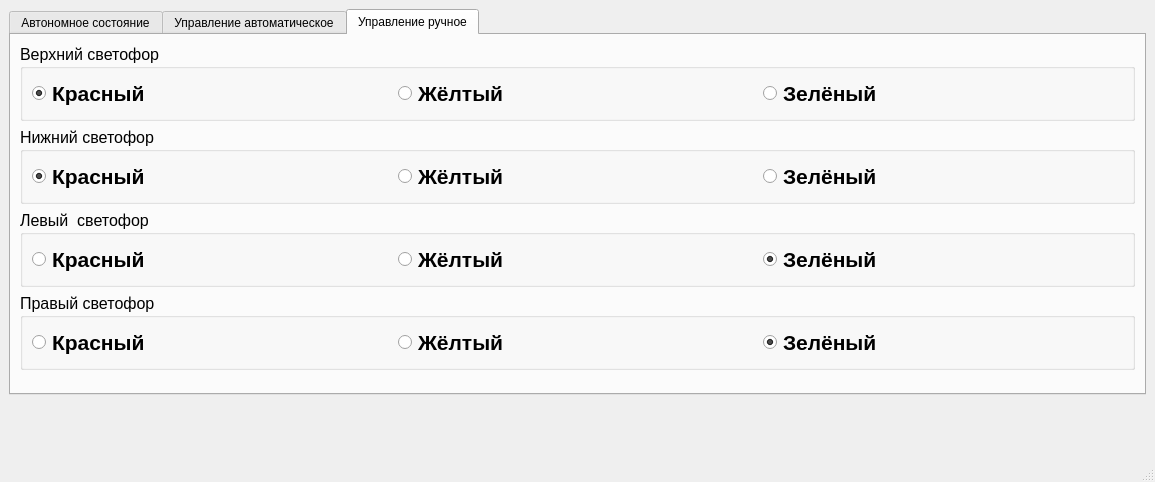
<?xml version="1.0" encoding="UTF-8"?>
<ui version="4.0">
 <class>MainWindow</class>
 <widget class="QMainWindow" name="MainWindow">
  <property name="geometry">
   <rect>
    <x>0</x>
    <y>0</y>
    <width>1155</width>
    <height>482</height>
   </rect>
  </property>
  <property name="windowTitle">
   <string>Pult</string>
  </property>
  <widget class="QWidget" name="centralwidget">
   <layout class="QVBoxLayout" name="verticalLayout_2">
    <item>
     <widget class="QTabWidget" name="tabWidgetModes">
      <property name="currentIndex">
       <number>2</number>
      </property>
      <widget class="QWidget" name="tabStandAlone">
       <attribute name="title">
        <string>Автономное состояние</string>
       </attribute>
      </widget>
      <widget class="QWidget" name="tabAuto">
       <attribute name="title">
        <string>Управление автоматическое</string>
       </attribute>
       <layout class="QVBoxLayout" name="verticalLayout">
        <item>
         <layout class="QVBoxLayout" name="verticalLayout_5">
          <item>
           <widget class="QWidget" name="wgtTimeGreen" native="true">
            <layout class="QHBoxLayout" name="horizontalLayout_2">
             <item>
              <widget class="QLabel" name="labelTimeGreen">
               <property name="font">
                <font>
                 <pointsize>12</pointsize>
                 <bold>true</bold>
                </font>
               </property>
               <property name="text">
                <string>&lt;html&gt;&lt;head/&gt;&lt;body&gt;&lt;p&gt;&lt;span style=&quot; color:#000000;&quot;&gt;Время зелёного цвета:&lt;/span&gt;&lt;/p&gt;&lt;/body&gt;&lt;/html&gt;</string>
               </property>
              </widget>
             </item>
             <item>
              <widget class="QLineEdit" name="lineEditTimeGreen">
               <property name="sizePolicy">
                <sizepolicy hsizetype="Fixed" vsizetype="Fixed">
                 <horstretch>0</horstretch>
                 <verstretch>0</verstretch>
                </sizepolicy>
               </property>
               <property name="minimumSize">
                <size>
                 <width>100</width>
                 <height>0</height>
                </size>
               </property>
               <property name="maximumSize">
                <size>
                 <width>100</width>
                 <height>16777215</height>
                </size>
               </property>
              </widget>
             </item>
             <item>
              <spacer name="horizontalSpacer_3">
               <property name="orientation">
                <enum>Qt::Orientation::Horizontal</enum>
               </property>
               <property name="sizeHint" stdset="0">
                <size>
                 <width>40</width>
                 <height>20</height>
                </size>
               </property>
              </spacer>
             </item>
            </layout>
           </widget>
          </item>
          <item>
           <widget class="QWidget" name="wgtTimeRed" native="true">
            <layout class="QHBoxLayout" name="horizontalLayout_3">
             <item>
              <widget class="QLabel" name="labelTimeRed">
               <property name="font">
                <font>
                 <pointsize>12</pointsize>
                 <bold>true</bold>
                </font>
               </property>
               <property name="text">
                <string>&lt;html&gt;&lt;head/&gt;&lt;body&gt;&lt;p&gt;&lt;span style=&quot; color:#000000;&quot;&gt;Время красного цвета:&lt;/span&gt;&lt;/p&gt;&lt;/body&gt;&lt;/html&gt;</string>
               </property>
              </widget>
             </item>
             <item>
              <widget class="QLineEdit" name="lineEditTimeRed">
               <property name="sizePolicy">
                <sizepolicy hsizetype="Fixed" vsizetype="Fixed">
                 <horstretch>0</horstretch>
                 <verstretch>0</verstretch>
                </sizepolicy>
               </property>
               <property name="minimumSize">
                <size>
                 <width>100</width>
                 <height>0</height>
                </size>
               </property>
               <property name="maximumSize">
                <size>
                 <width>100</width>
                 <height>16777215</height>
                </size>
               </property>
              </widget>
             </item>
             <item>
              <spacer name="horizontalSpacer_4">
               <property name="orientation">
                <enum>Qt::Orientation::Horizontal</enum>
               </property>
               <property name="sizeHint" stdset="0">
                <size>
                 <width>40</width>
                 <height>20</height>
                </size>
               </property>
              </spacer>
             </item>
            </layout>
           </widget>
          </item>
          <item>
           <widget class="QWidget" name="wgtTimeYellow" native="true">
            <layout class="QHBoxLayout" name="horizontalLayout_4">
             <item>
              <widget class="QLabel" name="labelTimeYellow">
               <property name="font">
                <font>
                 <pointsize>12</pointsize>
                 <bold>true</bold>
                </font>
               </property>
               <property name="text">
                <string>&lt;html&gt;&lt;head/&gt;&lt;body&gt;&lt;p&gt;&lt;span style=&quot; color:#000000;&quot;&gt;Время жёлтого цвета:&lt;/span&gt;&lt;/p&gt;&lt;/body&gt;&lt;/html&gt;</string>
               </property>
              </widget>
             </item>
             <item>
              <widget class="QLineEdit" name="lineEditTimeYellow">
               <property name="sizePolicy">
                <sizepolicy hsizetype="Fixed" vsizetype="Fixed">
                 <horstretch>0</horstretch>
                 <verstretch>0</verstretch>
                </sizepolicy>
               </property>
               <property name="minimumSize">
                <size>
                 <width>100</width>
                 <height>0</height>
                </size>
               </property>
               <property name="maximumSize">
                <size>
                 <width>100</width>
                 <height>16777215</height>
                </size>
               </property>
              </widget>
             </item>
             <item>
              <spacer name="horizontalSpacer_5">
               <property name="orientation">
                <enum>Qt::Orientation::Horizontal</enum>
               </property>
               <property name="sizeHint" stdset="0">
                <size>
                 <width>40</width>
                 <height>20</height>
                </size>
               </property>
              </spacer>
             </item>
            </layout>
           </widget>
          </item>
         </layout>
        </item>
        <item>
         <spacer name="verticalSpacer">
          <property name="orientation">
           <enum>Qt::Orientation::Vertical</enum>
          </property>
          <property name="sizeHint" stdset="0">
           <size>
            <width>20</width>
            <height>40</height>
           </size>
          </property>
         </spacer>
        </item>
       </layout>
      </widget>
      <widget class="QWidget" name="tabManual">
       <attribute name="title">
        <string>Управление ручное</string>
       </attribute>
       <layout class="QGridLayout" name="gridLayout">
        <item row="1" column="2">
         <widget class="QGroupBox" name="groupBoxLeftBottom">
          <property name="sizePolicy">
           <sizepolicy hsizetype="Preferred" vsizetype="Preferred">
            <horstretch>0</horstretch>
            <verstretch>0</verstretch>
           </sizepolicy>
          </property>
          <property name="font">
           <font>
            <pointsize>12</pointsize>
            <bold>false</bold>
           </font>
          </property>
          <property name="title">
           <string>Нижний светофор</string>
          </property>
          <layout class="QHBoxLayout" name="horizontalLayout_6">
           <item>
            <widget class="QRadioButton" name="radioButtonRedLeftBottom">
             <property name="sizePolicy">
              <sizepolicy hsizetype="Preferred" vsizetype="Fixed">
               <horstretch>0</horstretch>
               <verstretch>0</verstretch>
              </sizepolicy>
             </property>
             <property name="palette">
              <palette>
               <active>
                <colorrole role="WindowText">
                 <brush brushstyle="SolidPattern">
                  <color alpha="255">
                   <red>255</red>
                   <green>0</green>
                   <blue>0</blue>
                  </color>
                 </brush>
                </colorrole>
               </active>
               <inactive>
                <colorrole role="WindowText">
                 <brush brushstyle="SolidPattern">
                  <color alpha="255">
                   <red>0</red>
                   <green>0</green>
                   <blue>0</blue>
                  </color>
                 </brush>
                </colorrole>
               </inactive>
               <disabled>
                <colorrole role="WindowText">
                 <brush brushstyle="SolidPattern">
                  <color alpha="255">
                   <red>120</red>
                   <green>120</green>
                   <blue>120</blue>
                  </color>
                 </brush>
                </colorrole>
               </disabled>
              </palette>
             </property>
             <property name="font">
              <font>
               <pointsize>16</pointsize>
               <bold>true</bold>
              </font>
             </property>
             <property name="text">
              <string>Красный</string>
             </property>
             <property name="checked">
              <bool>true</bool>
             </property>
             <attribute name="buttonGroup">
              <string notr="true">buttonGroupLeftBottom</string>
             </attribute>
            </widget>
           </item>
           <item>
            <widget class="QRadioButton" name="radioButtonYellowLeftBottom">
             <property name="sizePolicy">
              <sizepolicy hsizetype="Preferred" vsizetype="Fixed">
               <horstretch>0</horstretch>
               <verstretch>0</verstretch>
              </sizepolicy>
             </property>
             <property name="palette">
              <palette>
               <active>
                <colorrole role="WindowText">
                 <brush brushstyle="SolidPattern">
                  <color alpha="255">
                   <red>223</red>
                   <green>223</green>
                   <blue>0</blue>
                  </color>
                 </brush>
                </colorrole>
               </active>
               <inactive>
                <colorrole role="WindowText">
                 <brush brushstyle="SolidPattern">
                  <color alpha="255">
                   <red>0</red>
                   <green>0</green>
                   <blue>0</blue>
                  </color>
                 </brush>
                </colorrole>
               </inactive>
               <disabled>
                <colorrole role="WindowText">
                 <brush brushstyle="SolidPattern">
                  <color alpha="255">
                   <red>120</red>
                   <green>120</green>
                   <blue>120</blue>
                  </color>
                 </brush>
                </colorrole>
               </disabled>
              </palette>
             </property>
             <property name="font">
              <font>
               <pointsize>16</pointsize>
               <bold>true</bold>
              </font>
             </property>
             <property name="text">
              <string>Жёлтый</string>
             </property>
             <attribute name="buttonGroup">
              <string notr="true">buttonGroupLeftBottom</string>
             </attribute>
            </widget>
           </item>
           <item>
            <widget class="QRadioButton" name="radioButtonGreenLeftBottom">
             <property name="palette">
              <palette>
               <active>
                <colorrole role="WindowText">
                 <brush brushstyle="SolidPattern">
                  <color alpha="255">
                   <red>0</red>
                   <green>170</green>
                   <blue>0</blue>
                  </color>
                 </brush>
                </colorrole>
               </active>
               <inactive>
                <colorrole role="WindowText">
                 <brush brushstyle="SolidPattern">
                  <color alpha="255">
                   <red>0</red>
                   <green>0</green>
                   <blue>0</blue>
                  </color>
                 </brush>
                </colorrole>
               </inactive>
               <disabled>
                <colorrole role="WindowText">
                 <brush brushstyle="SolidPattern">
                  <color alpha="255">
                   <red>120</red>
                   <green>120</green>
                   <blue>120</blue>
                  </color>
                 </brush>
                </colorrole>
               </disabled>
              </palette>
             </property>
             <property name="font">
              <font>
               <pointsize>16</pointsize>
               <bold>true</bold>
              </font>
             </property>
             <property name="text">
              <string>Зелёный</string>
             </property>
             <attribute name="buttonGroup">
              <string notr="true">buttonGroupLeftBottom</string>
             </attribute>
            </widget>
           </item>
          </layout>
         </widget>
        </item>
        <item row="0" column="2">
         <widget class="QGroupBox" name="groupBoxRightTop">
          <property name="font">
           <font>
            <pointsize>12</pointsize>
           </font>
          </property>
          <property name="title">
           <string>Верхний светофор</string>
          </property>
          <layout class="QHBoxLayout" name="horizontalLayout_7">
           <item>
            <widget class="QRadioButton" name="radioButtonRedRightTop">
             <property name="sizePolicy">
              <sizepolicy hsizetype="Preferred" vsizetype="Fixed">
               <horstretch>0</horstretch>
               <verstretch>0</verstretch>
              </sizepolicy>
             </property>
             <property name="palette">
              <palette>
               <active>
                <colorrole role="WindowText">
                 <brush brushstyle="SolidPattern">
                  <color alpha="255">
                   <red>255</red>
                   <green>0</green>
                   <blue>0</blue>
                  </color>
                 </brush>
                </colorrole>
               </active>
               <inactive>
                <colorrole role="WindowText">
                 <brush brushstyle="SolidPattern">
                  <color alpha="255">
                   <red>0</red>
                   <green>0</green>
                   <blue>0</blue>
                  </color>
                 </brush>
                </colorrole>
               </inactive>
               <disabled>
                <colorrole role="WindowText">
                 <brush brushstyle="SolidPattern">
                  <color alpha="255">
                   <red>120</red>
                   <green>120</green>
                   <blue>120</blue>
                  </color>
                 </brush>
                </colorrole>
               </disabled>
              </palette>
             </property>
             <property name="font">
              <font>
               <pointsize>16</pointsize>
               <bold>true</bold>
              </font>
             </property>
             <property name="text">
              <string>Красный</string>
             </property>
             <property name="checked">
              <bool>true</bool>
             </property>
             <attribute name="buttonGroup">
              <string notr="true">buttonGroupRightTop</string>
             </attribute>
            </widget>
           </item>
           <item>
            <widget class="QRadioButton" name="radioButtonYellowRightTop">
             <property name="sizePolicy">
              <sizepolicy hsizetype="Preferred" vsizetype="Fixed">
               <horstretch>0</horstretch>
               <verstretch>0</verstretch>
              </sizepolicy>
             </property>
             <property name="palette">
              <palette>
               <active>
                <colorrole role="WindowText">
                 <brush brushstyle="SolidPattern">
                  <color alpha="255">
                   <red>223</red>
                   <green>223</green>
                   <blue>0</blue>
                  </color>
                 </brush>
                </colorrole>
               </active>
               <inactive>
                <colorrole role="WindowText">
                 <brush brushstyle="SolidPattern">
                  <color alpha="255">
                   <red>0</red>
                   <green>0</green>
                   <blue>0</blue>
                  </color>
                 </brush>
                </colorrole>
               </inactive>
               <disabled>
                <colorrole role="WindowText">
                 <brush brushstyle="SolidPattern">
                  <color alpha="255">
                   <red>120</red>
                   <green>120</green>
                   <blue>120</blue>
                  </color>
                 </brush>
                </colorrole>
               </disabled>
              </palette>
             </property>
             <property name="font">
              <font>
               <pointsize>16</pointsize>
               <bold>true</bold>
              </font>
             </property>
             <property name="text">
              <string>Жёлтый</string>
             </property>
             <attribute name="buttonGroup">
              <string notr="true">buttonGroupRightTop</string>
             </attribute>
            </widget>
           </item>
           <item>
            <widget class="QRadioButton" name="radioButtonGreenRightTop">
             <property name="sizePolicy">
              <sizepolicy hsizetype="Preferred" vsizetype="Fixed">
               <horstretch>0</horstretch>
               <verstretch>0</verstretch>
              </sizepolicy>
             </property>
             <property name="palette">
              <palette>
               <active>
                <colorrole role="WindowText">
                 <brush brushstyle="SolidPattern">
                  <color alpha="255">
                   <red>0</red>
                   <green>170</green>
                   <blue>0</blue>
                  </color>
                 </brush>
                </colorrole>
               </active>
               <inactive>
                <colorrole role="WindowText">
                 <brush brushstyle="SolidPattern">
                  <color alpha="255">
                   <red>0</red>
                   <green>0</green>
                   <blue>0</blue>
                  </color>
                 </brush>
                </colorrole>
               </inactive>
               <disabled>
                <colorrole role="WindowText">
                 <brush brushstyle="SolidPattern">
                  <color alpha="255">
                   <red>120</red>
                   <green>120</green>
                   <blue>120</blue>
                  </color>
                 </brush>
                </colorrole>
               </disabled>
              </palette>
             </property>
             <property name="font">
              <font>
               <pointsize>16</pointsize>
               <bold>true</bold>
              </font>
             </property>
             <property name="text">
              <string>Зелёный</string>
             </property>
             <attribute name="buttonGroup">
              <string notr="true">buttonGroupRightTop</string>
             </attribute>
            </widget>
           </item>
          </layout>
         </widget>
        </item>
        <item row="6" column="2">
         <spacer name="verticalSpacer_2">
          <property name="orientation">
           <enum>Qt::Orientation::Vertical</enum>
          </property>
          <property name="sizeHint" stdset="0">
           <size>
            <width>20</width>
            <height>40</height>
           </size>
          </property>
         </spacer>
        </item>
        <item row="4" column="2">
         <widget class="QGroupBox" name="groupBoxLeftTop">
          <property name="font">
           <font>
            <pointsize>12</pointsize>
           </font>
          </property>
          <property name="title">
           <string>Левый  светофор</string>
          </property>
          <layout class="QHBoxLayout" name="horizontalLayout_5">
           <item>
            <widget class="QRadioButton" name="radioButtonRedLeftTop">
             <property name="sizePolicy">
              <sizepolicy hsizetype="Preferred" vsizetype="Fixed">
               <horstretch>0</horstretch>
               <verstretch>0</verstretch>
              </sizepolicy>
             </property>
             <property name="palette">
              <palette>
               <active>
                <colorrole role="WindowText">
                 <brush brushstyle="SolidPattern">
                  <color alpha="255">
                   <red>255</red>
                   <green>0</green>
                   <blue>0</blue>
                  </color>
                 </brush>
                </colorrole>
               </active>
               <inactive>
                <colorrole role="WindowText">
                 <brush brushstyle="SolidPattern">
                  <color alpha="255">
                   <red>0</red>
                   <green>0</green>
                   <blue>0</blue>
                  </color>
                 </brush>
                </colorrole>
               </inactive>
               <disabled>
                <colorrole role="WindowText">
                 <brush brushstyle="SolidPattern">
                  <color alpha="255">
                   <red>120</red>
                   <green>120</green>
                   <blue>120</blue>
                  </color>
                 </brush>
                </colorrole>
               </disabled>
              </palette>
             </property>
             <property name="font">
              <font>
               <pointsize>16</pointsize>
               <bold>true</bold>
              </font>
             </property>
             <property name="text">
              <string>Красный</string>
             </property>
             <attribute name="buttonGroup">
              <string notr="true">buttonGroupLeftTop</string>
             </attribute>
            </widget>
           </item>
           <item>
            <widget class="QRadioButton" name="radioButtonYellowLeftTop">
             <property name="sizePolicy">
              <sizepolicy hsizetype="Preferred" vsizetype="Fixed">
               <horstretch>0</horstretch>
               <verstretch>0</verstretch>
              </sizepolicy>
             </property>
             <property name="palette">
              <palette>
               <active>
                <colorrole role="WindowText">
                 <brush brushstyle="SolidPattern">
                  <color alpha="255">
                   <red>223</red>
                   <green>223</green>
                   <blue>0</blue>
                  </color>
                 </brush>
                </colorrole>
               </active>
               <inactive>
                <colorrole role="WindowText">
                 <brush brushstyle="SolidPattern">
                  <color alpha="255">
                   <red>0</red>
                   <green>0</green>
                   <blue>0</blue>
                  </color>
                 </brush>
                </colorrole>
               </inactive>
               <disabled>
                <colorrole role="WindowText">
                 <brush brushstyle="SolidPattern">
                  <color alpha="255">
                   <red>120</red>
                   <green>120</green>
                   <blue>120</blue>
                  </color>
                 </brush>
                </colorrole>
               </disabled>
              </palette>
             </property>
             <property name="font">
              <font>
               <pointsize>16</pointsize>
               <bold>true</bold>
              </font>
             </property>
             <property name="text">
              <string>Жёлтый</string>
             </property>
             <attribute name="buttonGroup">
              <string notr="true">buttonGroupLeftTop</string>
             </attribute>
            </widget>
           </item>
           <item>
            <widget class="QRadioButton" name="radioButtonGreenLeftTop">
             <property name="sizePolicy">
              <sizepolicy hsizetype="Preferred" vsizetype="Fixed">
               <horstretch>0</horstretch>
               <verstretch>0</verstretch>
              </sizepolicy>
             </property>
             <property name="palette">
              <palette>
               <active>
                <colorrole role="WindowText">
                 <brush brushstyle="SolidPattern">
                  <color alpha="255">
                   <red>0</red>
                   <green>170</green>
                   <blue>0</blue>
                  </color>
                 </brush>
                </colorrole>
               </active>
               <inactive>
                <colorrole role="WindowText">
                 <brush brushstyle="SolidPattern">
                  <color alpha="255">
                   <red>0</red>
                   <green>0</green>
                   <blue>0</blue>
                  </color>
                 </brush>
                </colorrole>
               </inactive>
               <disabled>
                <colorrole role="WindowText">
                 <brush brushstyle="SolidPattern">
                  <color alpha="255">
                   <red>120</red>
                   <green>120</green>
                   <blue>120</blue>
                  </color>
                 </brush>
                </colorrole>
               </disabled>
              </palette>
             </property>
             <property name="font">
              <font>
               <pointsize>16</pointsize>
               <bold>true</bold>
              </font>
             </property>
             <property name="text">
              <string>Зелёный</string>
             </property>
             <property name="checked">
              <bool>true</bool>
             </property>
             <attribute name="buttonGroup">
              <string notr="true">buttonGroupLeftTop</string>
             </attribute>
            </widget>
           </item>
          </layout>
         </widget>
        </item>
        <item row="5" column="2">
         <widget class="QGroupBox" name="groupBoxRightBottom">
          <property name="font">
           <font>
            <pointsize>12</pointsize>
           </font>
          </property>
          <property name="title">
           <string>Правый светофор</string>
          </property>
          <layout class="QHBoxLayout" name="horizontalLayout_8">
           <item>
            <widget class="QRadioButton" name="radioButtonRedRightBottom">
             <property name="sizePolicy">
              <sizepolicy hsizetype="Preferred" vsizetype="Fixed">
               <horstretch>0</horstretch>
               <verstretch>0</verstretch>
              </sizepolicy>
             </property>
             <property name="palette">
              <palette>
               <active>
                <colorrole role="WindowText">
                 <brush brushstyle="SolidPattern">
                  <color alpha="255">
                   <red>255</red>
                   <green>0</green>
                   <blue>0</blue>
                  </color>
                 </brush>
                </colorrole>
               </active>
               <inactive>
                <colorrole role="WindowText">
                 <brush brushstyle="SolidPattern">
                  <color alpha="255">
                   <red>0</red>
                   <green>0</green>
                   <blue>0</blue>
                  </color>
                 </brush>
                </colorrole>
               </inactive>
               <disabled>
                <colorrole role="WindowText">
                 <brush brushstyle="SolidPattern">
                  <color alpha="255">
                   <red>120</red>
                   <green>120</green>
                   <blue>120</blue>
                  </color>
                 </brush>
                </colorrole>
               </disabled>
              </palette>
             </property>
             <property name="font">
              <font>
               <pointsize>16</pointsize>
               <bold>true</bold>
              </font>
             </property>
             <property name="text">
              <string>Красный</string>
             </property>
             <attribute name="buttonGroup">
              <string notr="true">buttonGroupRightBottom</string>
             </attribute>
            </widget>
           </item>
           <item>
            <widget class="QRadioButton" name="radioButtonYellowRightBottom">
             <property name="sizePolicy">
              <sizepolicy hsizetype="Preferred" vsizetype="Fixed">
               <horstretch>0</horstretch>
               <verstretch>0</verstretch>
              </sizepolicy>
             </property>
             <property name="palette">
              <palette>
               <active>
                <colorrole role="WindowText">
                 <brush brushstyle="SolidPattern">
                  <color alpha="255">
                   <red>223</red>
                   <green>223</green>
                   <blue>0</blue>
                  </color>
                 </brush>
                </colorrole>
               </active>
               <inactive>
                <colorrole role="WindowText">
                 <brush brushstyle="SolidPattern">
                  <color alpha="255">
                   <red>0</red>
                   <green>0</green>
                   <blue>0</blue>
                  </color>
                 </brush>
                </colorrole>
               </inactive>
               <disabled>
                <colorrole role="WindowText">
                 <brush brushstyle="SolidPattern">
                  <color alpha="255">
                   <red>120</red>
                   <green>120</green>
                   <blue>120</blue>
                  </color>
                 </brush>
                </colorrole>
               </disabled>
              </palette>
             </property>
             <property name="font">
              <font>
               <pointsize>16</pointsize>
               <bold>true</bold>
              </font>
             </property>
             <property name="text">
              <string>Жёлтый</string>
             </property>
             <attribute name="buttonGroup">
              <string notr="true">buttonGroupRightBottom</string>
             </attribute>
            </widget>
           </item>
           <item>
            <widget class="QRadioButton" name="radioButtonGreenRightBottom">
             <property name="sizePolicy">
              <sizepolicy hsizetype="Preferred" vsizetype="Fixed">
               <horstretch>0</horstretch>
               <verstretch>0</verstretch>
              </sizepolicy>
             </property>
             <property name="palette">
              <palette>
               <active>
                <colorrole role="WindowText">
                 <brush brushstyle="SolidPattern">
                  <color alpha="255">
                   <red>0</red>
                   <green>170</green>
                   <blue>0</blue>
                  </color>
                 </brush>
                </colorrole>
               </active>
               <inactive>
                <colorrole role="WindowText">
                 <brush brushstyle="SolidPattern">
                  <color alpha="255">
                   <red>0</red>
                   <green>0</green>
                   <blue>0</blue>
                  </color>
                 </brush>
                </colorrole>
               </inactive>
               <disabled>
                <colorrole role="WindowText">
                 <brush brushstyle="SolidPattern">
                  <color alpha="255">
                   <red>120</red>
                   <green>120</green>
                   <blue>120</blue>
                  </color>
                 </brush>
                </colorrole>
               </disabled>
              </palette>
             </property>
             <property name="font">
              <font>
               <pointsize>16</pointsize>
               <bold>true</bold>
              </font>
             </property>
             <property name="text">
              <string>Зелёный</string>
             </property>
             <property name="checked">
              <bool>true</bool>
             </property>
             <attribute name="buttonGroup">
              <string notr="true">buttonGroupRightBottom</string>
             </attribute>
            </widget>
           </item>
          </layout>
         </widget>
        </item>
       </layout>
      </widget>
     </widget>
    </item>
    <item>
     <layout class="QHBoxLayout" name="horizontalLayout">
      <property name="spacing">
       <number>60</number>
      </property>
      <property name="rightMargin">
       <number>20</number>
      </property>
      <item>
       <widget class="QPushButton" name="pushButtonPower">
        <property name="sizePolicy">
         <sizepolicy hsizetype="Fixed" vsizetype="Fixed">
          <horstretch>0</horstretch>
          <verstretch>0</verstretch>
         </sizepolicy>
        </property>
        <property name="minimumSize">
         <size>
          <width>50</width>
          <height>50</height>
         </size>
        </property>
        <property name="maximumSize">
         <size>
          <width>50</width>
          <height>50</height>
         </size>
        </property>
        <property name="toolTip">
         <string>Кнопка питания</string>
        </property>
        <property name="text">
         <string/>
        </property>
        <property name="icon">
         <iconset resource="res.qrc">
          <normaloff>:/icons/power_on.png</normaloff>
          <normalon>:/icons/power_off.png</normalon>:/icons/power_on.png</iconset>
        </property>
        <property name="iconSize">
         <size>
          <width>50</width>
          <height>50</height>
         </size>
        </property>
        <property name="checkable">
         <bool>true</bool>
        </property>
        <property name="checked">
         <bool>false</bool>
        </property>
        <property name="flat">
         <bool>true</bool>
        </property>
       </widget>
      </item>
      <item>
       <widget class="QPushButton" name="pushButtonSend">
        <property name="sizePolicy">
         <sizepolicy hsizetype="Fixed" vsizetype="Fixed">
          <horstretch>0</horstretch>
          <verstretch>0</verstretch>
         </sizepolicy>
        </property>
        <property name="minimumSize">
         <size>
          <width>50</width>
          <height>50</height>
         </size>
        </property>
        <property name="maximumSize">
         <size>
          <width>50</width>
          <height>50</height>
         </size>
        </property>
        <property name="toolTip">
         <string>Кнопка отправки сообщений</string>
        </property>
        <property name="text">
         <string/>
        </property>
        <property name="icon">
         <iconset resource="res.qrc">
          <normaloff>:/icons/send.png</normaloff>:/icons/send.png</iconset>
        </property>
        <property name="iconSize">
         <size>
          <width>50</width>
          <height>50</height>
         </size>
        </property>
        <property name="flat">
         <bool>true</bool>
        </property>
       </widget>
      </item>
      <item>
       <spacer name="horizontalSpacer">
        <property name="orientation">
         <enum>Qt::Orientation::Horizontal</enum>
        </property>
        <property name="sizeHint" stdset="0">
         <size>
          <width>40</width>
          <height>20</height>
         </size>
        </property>
       </spacer>
      </item>
     </layout>
    </item>
   </layout>
  </widget>
  <widget class="QMenuBar" name="menubar">
   <property name="geometry">
    <rect>
     <x>0</x>
     <y>0</y>
     <width>1155</width>
     <height>24</height>
    </rect>
   </property>
  </widget>
  <widget class="QStatusBar" name="statusbar"/>
 </widget>
 <resources>
  <include location="res.qrc"/>
 </resources>
 <connections/>
 <buttongroups>
  <buttongroup name="buttonGroupRightBottom"/>
  <buttongroup name="buttonGroupLeftTop"/>
  <buttongroup name="buttonGroupLeftBottom"/>
  <buttongroup name="buttonGroupRightTop"/>
 </buttongroups>
</ui>
